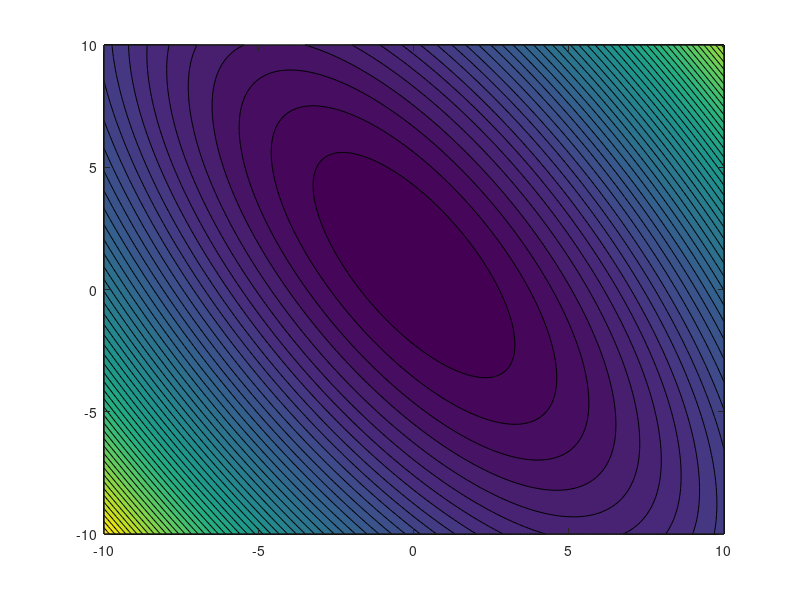

The MATLAB source for this figure:
clear;
close all;
format long;

fun = @(x)  x(1)^2 + x(1)*x(2) + 0.5*x(2)^2 - x(1) - x(2);

x0 = [3,3];

[x1, x2] = meshgrid(-10:0.1:10, -10:0.1:10);
y =  x1.^2 + x1.*x2 + 0.5.*x2.^2 - x1 - x2;

contourf(x1,x2,y,50);

%options = optimset('PlotFcns', @optimplotfval,'TolX', 10e-8, 'TolFun', 10e-8,'Display','iter');
%options = optimset('PlotFcns', @optimplotfval,'TolX', 10e-3, 'TolFun', 10e-3,'Display','iter');
%[x,fval,exitflag,output] = fminsearch(fun, x0, options)


